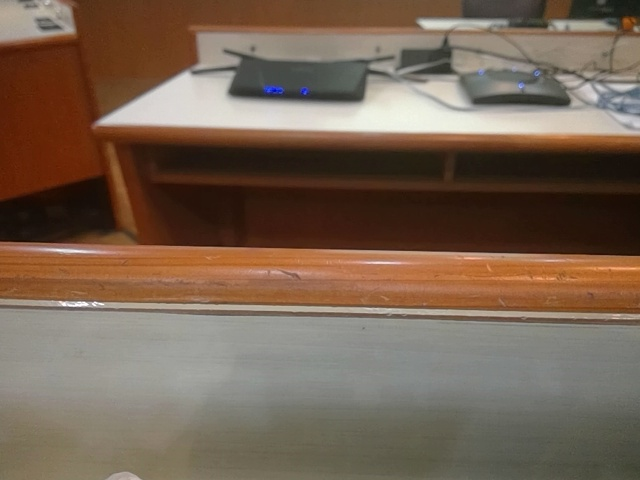
#> input picture storge/QQ.jpg, 640 x 480 px, given in place of the camera
$ python cam.py   (older library calls are emulated)
#> lines starting #> are read from the running program, lines starting #| are printed output that depends on the picture; after the words box and inside, x2 and y2 are one past the last pixel; in counts of white or black regions, pixels touching at a corner belong together
import cv2

class WedCam():
	def __init__(self):
		self.cap = cv2.VideoCapture(0)
	def get_frame(self):
		sucess = False
		while not sucess:
			sucess, frame = self.cap.read()
#> frame is the input picture: shape (480, 640, 3); mean B, G, R 82.1, 98.6, 118.5
		gray = cv2.cvtColor(frame,cv2.COLOR_BGR2GRAY)
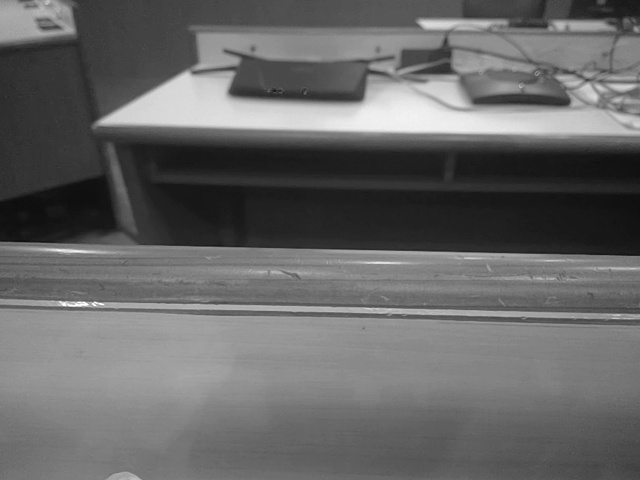
#> gray: shape (480, 640); min 12, max 254, mean 102.7
		ret, binary = cv2.threshold(gray,127,255,cv2.THRESH_BINARY)
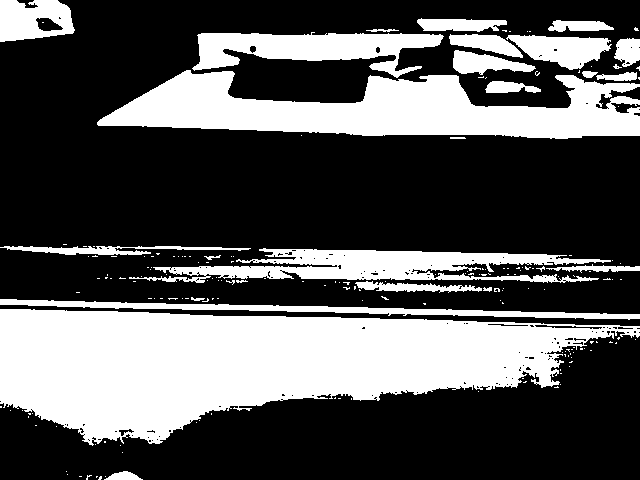
#> binary: shape (480, 640); 33.9% white; 188 white regions (162 under 20 px)
		_,contours, hierarchy = cv2.findContours(binary, cv2.RETR_TREE, cv2.CHAIN_APPROX_SIMPLE)
#> contours = 346 contours, 316 with area under 20; largest, box (x1, y1, x2, y2) and area: (0, 309, 640, 446) 51002, (97, 70, 640, 139) 21056, (129, 248, 611, 283) 7382, (192, 32, 444, 78) 5791, (0, 299, 640, 320) 3028

		for c in contours:
			peri = cv2.arcLength(c, True)
			if peri < 50:
				continue
			approx = cv2.approxPolyDP(c,0.1*peri,True)

			ct = len(approx)
			if ct <= 5 and ct > 2:
				cv2.drawContours(frame,[approx],-1,(0,0,255),3)
#> this loop made 346 passes
#> (c, peri) on passes 1, 3, 4: ([[105, 476]], 0), ([[96, 476], [96, 477], [97, 476]], 3.41), ([[79, 476], [81, 476]], 4)
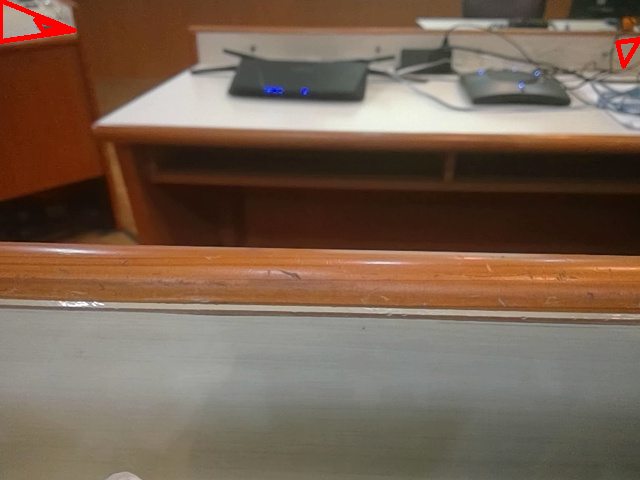
#> frame: shape (480, 640, 3); 0.45% of pixels changed, all inside (x1, y1, x2, y2) = (0, 0, 640, 69)

		cv2.imshow("img", frame)
if __name__ == '__main__':
	w = WedCam()
	while True:
		w.get_frame()
		if cv2.waitKey(1) == 27:
#> (key Esc is pressed here)
			break
